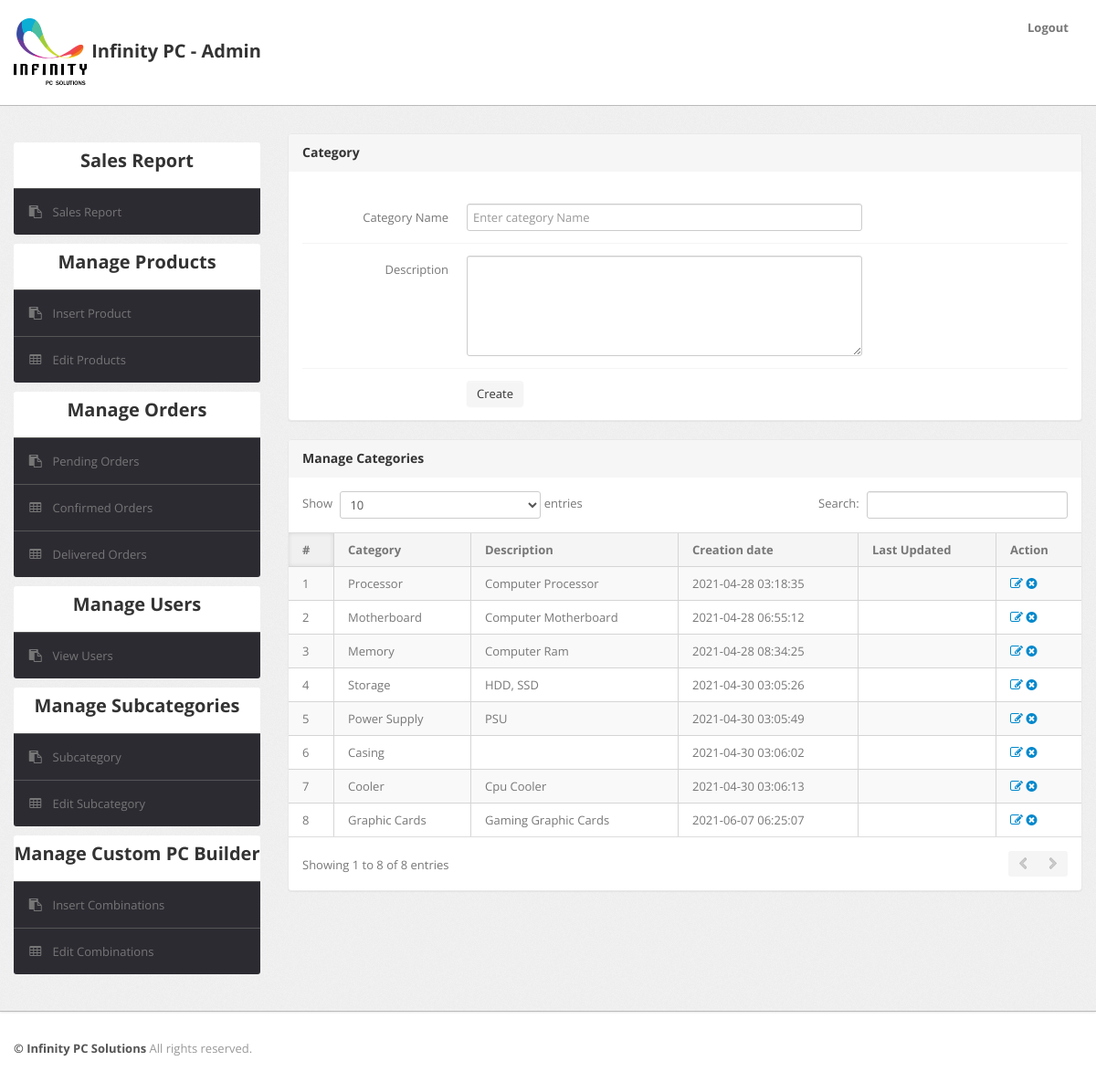
The app's page /admin/category.php (signed in) with its own data.
### tables this page shows
CREATE TABLE IF NOT EXISTS `category` (
  `id` int(11) NOT NULL AUTO_INCREMENT,
  `categoryName` varchar(255) DEFAULT NULL,
  `categoryDescription` longtext,
  `creationDate` timestamp NOT NULL DEFAULT CURRENT_TIMESTAMP,
  `updationDate` varchar(255) DEFAULT NULL,
  PRIMARY KEY (`id`)
);

### admin/category.php (the view, shortened to what this page needs)
<?php
include('include/config.php');
if(strlen($_SESSION['alogin'])==0)
	{
header('location:index.php');
}
else{
?>
<!DOCTYPE html>
<html lang="en">
<head>
	<link type="text/css" href="bootstrap/css/bootstrap.min.css" rel="stylesheet">
	<link type="text/css" href="bootstrap/css/bootstrap-responsive.min.css" rel="stylesheet">
	<link type="text/css" href="css/theme.css" rel="stylesheet">
	<link type="text/css" href="images/icons/css/font-awesome.css" rel="stylesheet">
</head>
<body>
<?php include('include/header.php');?>
	<div class="wrapper">
		<div class="container">
			<div class="row">
<?php include('include/sidebar.php');?>
			<div class="span9">
					<div class="content">
						<div class="module">
							<div class="module-head">
								<h3>Category</h3>
							</div>
							<div class="module-body">
									<br />
			<form class="form-horizontal row-fluid" name="Category" method="post" >
<div class="control-group">
<label class="control-label" for="basicinput">Category Name</label>
<div class="controls">
<input type="text" placeholder="Enter category Name"  name="category" class="span8 tip" required>
</div>
</div>
<div class="control-group">
											<label class="control-label" for="basicinput">Description</label>
											<div class="controls">
												<textarea class="span8" name="description" rows="5"></textarea>
											</div>
										</div>
	<div class="control-group">
											<div class="controls">
												<button type="submit" name="submit" class="btn">Create</button>
											</div>
										</div>
									</form>
							</div>
						</div>
	<div class="module">
							<div class="module-head">
								<h3>Manage Categories</h3>
							</div>
							<div class="module-body table">
								<table cellpadding="0" cellspacing="0" border="0" class="datatable-1 table table-bordered table-striped	 display" width="100%">
									<thead>
										<tr>
											<th>#</th>
											<th>Category</th>
											<th>Description</th>
											<th>Creation date</th>
											<th>Last Updated</th>
											<th>Action</th>
										</tr>
									</thead>
									<tbody>
<?php $query=mysqli_query($con,"select * from category");
$cnt=1;
while($row=mysqli_fetch_array($query))
{
?>
										<tr>
											<td><?php echo htmlentities($cnt);?></td>
											<td><?php echo htmlentities($row['categoryName']);?></td>
											<td><?php echo htmlentities($row['categoryDescription']);?></td>
											<td> <?php echo htmlentities($row['creationDate']);?></td>
											<td><?php echo htmlentities($row['updationDate']);?></td>
											<td>
											<a href="edit-category.php?id=<?php echo $row['id']?>" ><i class="icon-edit"></i></a>
											<a href="category.php?id=<?php echo $row['id']?>&del=delete" onClick="return confirm('Are you sure you want to delete?')"><i class="icon-remove-sign"></i></a></td>
										</tr>
										<?php $cnt=$cnt+1; } ?>
								</table>
							</div>
						</div>
					</div>
				</div>
			</div>
		</div>
	</div>
<?php include('include/footer.php');?>
</body>
<?php } ?>

### records on screen
category: categoryName "Processor", categoryDescription "Computer Processor", creationDate "2021-04-28 03:18:35"
category: categoryName "Motherboard", categoryDescription "Computer Motherboard", creationDate "2021-04-28 06:55:12"
category: categoryName "Memory", categoryDescription "Computer Ram", creationDate "2021-04-28 08:34:25"
category: categoryName "Storage", categoryDescription "HDD, SSD", creationDate "2021-04-30 03:05:26"
category: categoryName "Power Supply", categoryDescription "PSU", creationDate "2021-04-30 03:05:49"
category: categoryName "Casing", creationDate "2021-04-30 03:06:02"
category: categoryName "Cooler", categoryDescription "Cpu Cooler", creationDate "2021-04-30 03:06:13"
category: categoryName "Graphic Cards", categoryDescription "Gaming Graphic Cards", creationDate "2021-06-07 06:25:07"
